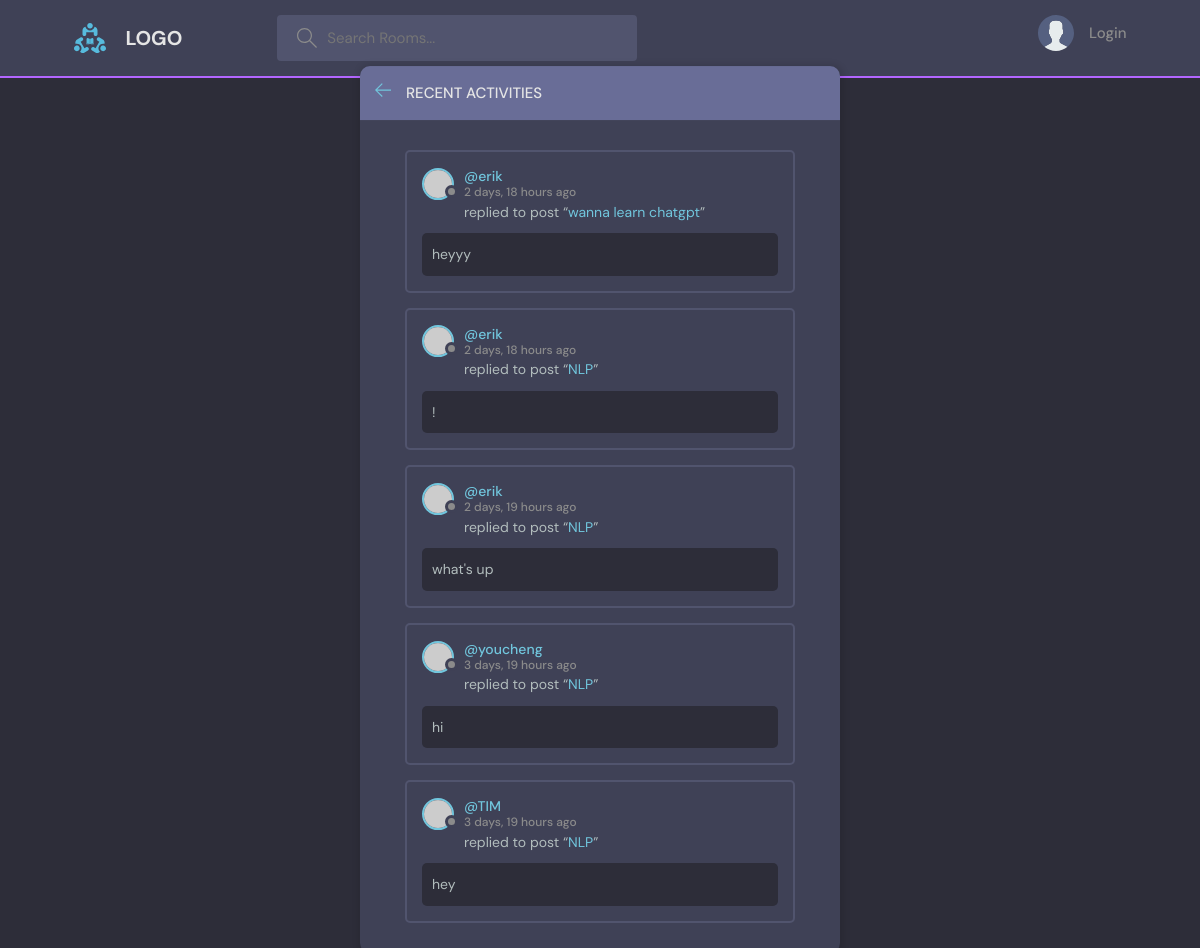
The page /activity/ on the database as committed earlier.
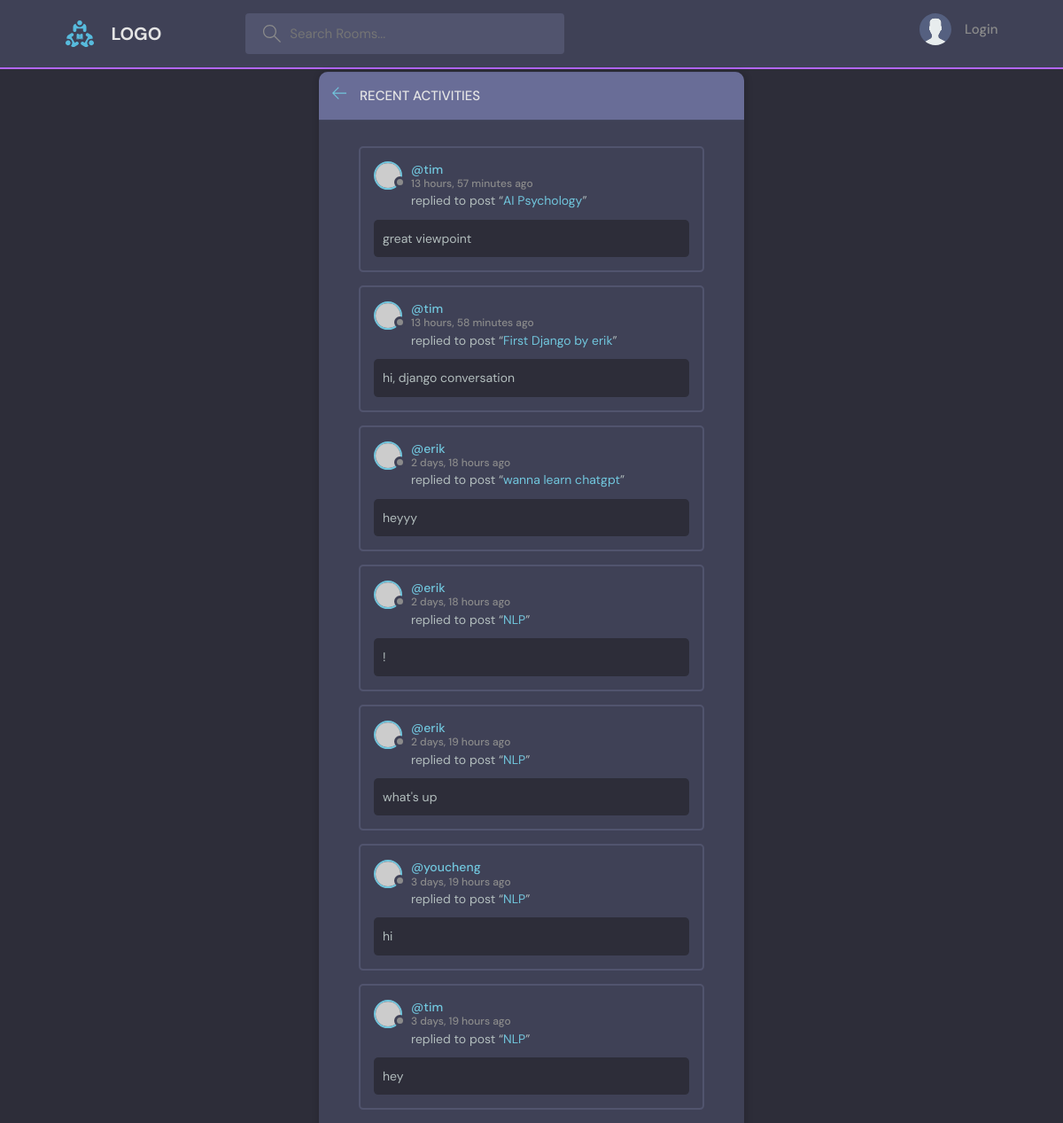
The same page on the database as committed later.
### base/models.py (models this page shows, shortened)
class Message(models.Model):                                    #user 是one-to-many:一個使用者對多個留言
    user = models.ForeignKey(User, on_delete=models.CASCADE) #django內建user model，直接import就可以用
    room = models.ForeignKey(Room, on_delete=models.CASCADE)#Room 是parent table，on_delete:當parent table被刪除時，要怎麼做
    body = models.TextField()
    updated = models.DateTimeField(auto_now=True)
    created = models.DateTimeField(auto_now_add=True)
    class Meta:
        ordering = ['-updated', '-created']

class Room(models.Model): #Room 是 Topic 的child
    host = models.ForeignKey(User, on_delete=models.SET_NULL, null=True)
    topic = models.ForeignKey(Topic, on_delete=models.SET_NULL, null=True) #Class topic在上面，所以直接用，如果是在下面，要以字串'Topic'呼叫
    name = models.CharField(max_length=200)
    description = models.TextField(null=True, blank=True)
    participants = models.ManyToManyField(
        User, related_name='participants', blank=True) #前面用過User表格了，這裡要在取用另一個User表格，所以要related_name
    updated = models.DateTimeField(auto_now=True)
    created = models.DateTimeField(auto_now_add=True)
    class Meta:
       ordering = ['-updated', '-created']
    def __str__(self):
        return self.name

### base/views.py (the view)
# urls.py: path('activity/', views.activityPage, name="activity"),
def activityPage(request):
    room_messages = Message.objects.all()
    context={'room_messages':room_messages}
    return render(request,'base/activity.html',context)

### base/templates/base/activity.html (shortened to what this page needs)
{% extends 'main.html' %}
{% block content %}
    <main class="layout">
      <div class="container">
        <div class="layout__box">
          <div class="layout__boxHeader">
            <div class="layout__boxTitle">
              <a href="{% url 'home' %}">
                <svg version="1.1" xmlns="http://www.w3.org/2000/svg" width="32" height="32" viewBox="0 0 32 32">
                  <title>arrow-left</title>
                  <path
                    d="M13.723 2.286l-13.723 13.714 13.719 13.714 1.616-1.611-10.96-10.96h27.625v-2.286h-27.625l10.965-10.965-1.616-1.607z"
                  ></path>
                </svg>
              </a>
              <h3>Recent Activities</h3>
            </div>
          </div>
          <div class="activities-page layout__body">
            {% for message in room_messages %}
        <div class="activities__box">
            <div class="activities__boxHeader roomListRoom__header">
                <a href="{% url 'user-profile' message.user.id %}" class="roomListRoom__author">
                <div class="avatar avatar--small">
                    <img src="https://randomuser.me/api/portraits/women/11.jpg" />
                </div>
                <p>
                    @{{message.user}}
                    <span>{{message.created|timesince}} ago</span>
                </p>
                </a>
            </div>
            <div class="activities__boxContent">
                <p>replied to post “<a href="">{{message.room}}</a>”</p>
                <div class="activities__boxRoomContent">
                    {{message.body}}
                </div>
            </div>
        </div>
    {% endfor %}
          </div>
        </div>
      </div>
    </main>
{% endblock content %}

Rows that differ between the two databases and show on the page:
added Message: user "tim", created "13 hours, 57 minutes", room "AI Psychology", body "great viewpoint"
added Message: user "tim", created "13 hours, 58 minutes", room "First Django by erik", body "hi, django conversation"
changed through a linked row, Message "hey": user "TIM" → "tim"
